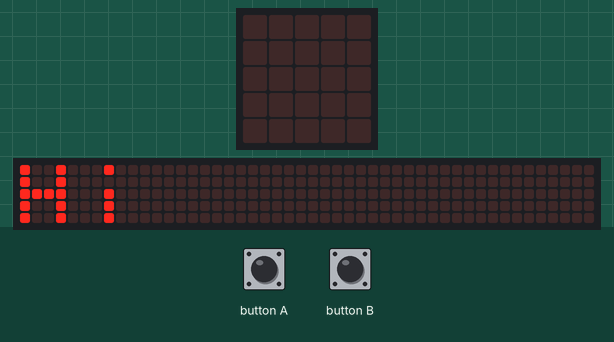
Simulated run of this program. Board: BBC micro:bit (MakeCode). On the bench: the board's 5×5 LED display, a strip that is not on the board, showing the scrolling text unrolled. The test bench sets the inputs (shaded band). The 48×5 strip is a reading aid, not a part: it shows the text the display is scrolling, unrolled, one strip-width of it at a time.

Above: at 2.0 s.
At 6.6 s:
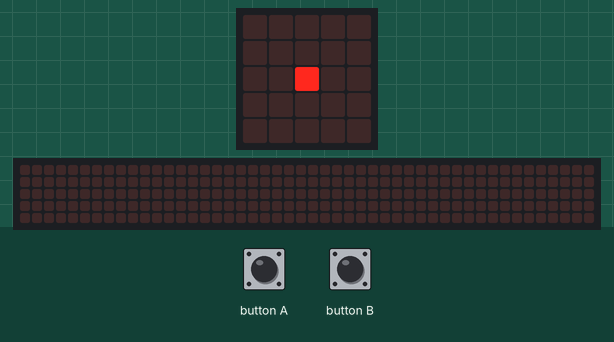
6.7 s: button A pressed for 0.15 s
At 7.13 s:
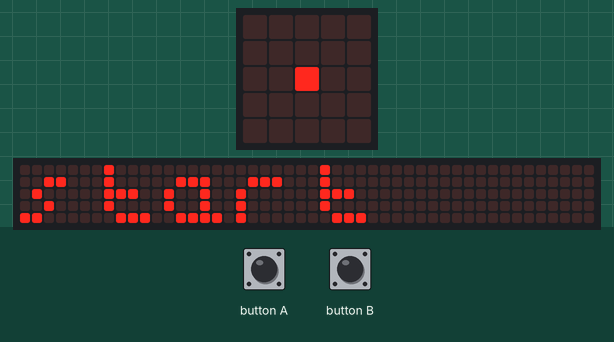
7.4 s: button B pressed for 0.15 s
At 13.1 s:
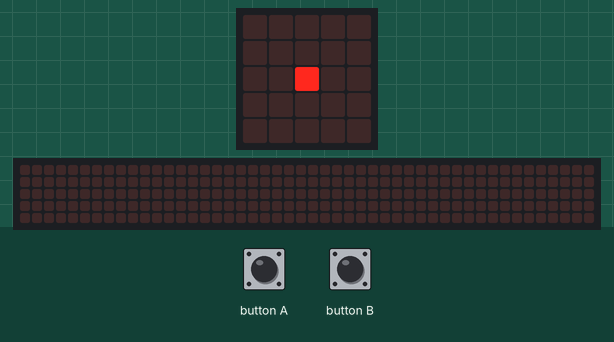
Timing chart, 0 to 14.1 s (numbered marks = the images above; inputs shaded):
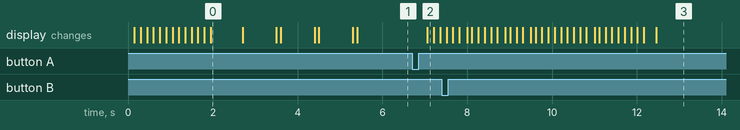

The program:

main.ts
```typescript
input.onButtonPressed(Button.A, function () {
    basic.showString("start")
    걸음수 = 0
    while (!(input.buttonIsPressed(Button.B))) {

    }
})
input.onGesture(Gesture.Shake, function () {
    걸음수 += 1
})
input.onButtonPressed(Button.B, function () {
    basic.showNumber(걸음수)
    while (!(input.buttonIsPressed(Button.A))) {

    }
})
let 걸음수 = 0
basic.showString("Hi")
for (let index = 0; index < 3; index++) {
    basic.showIcon(IconNames.Giraffe)
    basic.pause(200)
    basic.clearScreen()
    basic.pause(100)
}
basic.forever(function () {
    if (10 < 걸음수) {
        basic.showIcon(IconNames.Heart)
    } else if (5 < 걸음수) {
        basic.showIcon(IconNames.SmallHeart)
    } else {
        basic.showLeds(`
            . . . . .
            . . . . .
            . . # . .
            . . . . .
            . . . . .
            `)
    }
})
```

test.ts
```typescript
// 테스트는 여기로 이동합니다; 이 패키지가 확장으로 사용될 때 컴파일되지 않을 것 입니다.
```

Measured:
- after the input at 6.7 s, the display: changes after 0.36 s (image 2)
- after the input at 7.4 s, the display: first differs from a run without the input after 5.1 s (image 3)
- what the display in image 0 shows lasts 0.7 s, from 2.0 s to 2.7 s
